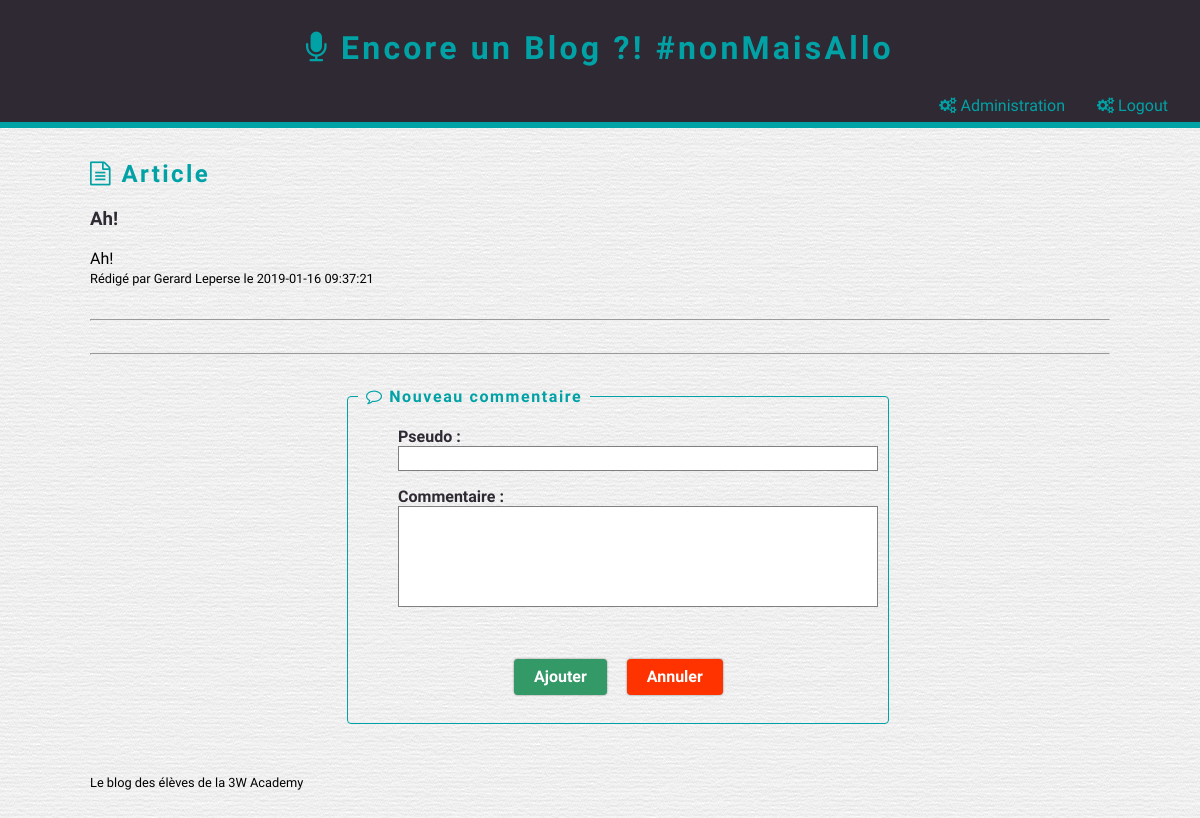
Screenshot of /show_post.php?id=9 (signed in) with the database file from the repository.
### tables this page shows
CREATE TABLE `Post` (
  `Id` int(11) NOT NULL,
  `Title` varchar(100) NOT NULL,
  `Contents` text NOT NULL,
  `CreationDate` datetime NOT NULL,
  `Author_Id` int(10) NOT NULL,
  `Category_Id` int(10) NOT NULL
);

CREATE TABLE `Author` (
  `Id` int(11) NOT NULL,
  `FirstName` varchar(100) NOT NULL,
  `LastName` varchar(100) NOT NULL
);

### show_post.php (called while the page is built, shortened)
<?php
include 'application/bdd_connection.php';
$query = $pdo->prepare(
	' SELECT
            Post.Id,
            Title,
            Contents,
            CreationDate,
            FirstName,
            LastName
        FROM
            Post
        INNER JOIN
            Author
        ON
            Post.Author_Id = Author.Id
        WHERE
            Post.Id = ?'
	);
$query->execute( [ $_GET['id'] ] );
$post = $query->fetch(PDO::FETCH_ASSOC);
include 'layout.phtml';
?>

### www/show_post.phtml (the view, shortened to what this page needs)
<h2><i class="fa fa-file-text-o"></i> Article</h2>
<section class="post">
    <h3><?= htmlspecialchars($post['Title']) ?></h3>
    <article><?= nl2br(htmlspecialchars($post['Contents'])) ?></article>
    <small>
        Rédigé par <?= htmlspecialchars($post['FirstName']) ?> <?= htmlspecialchars($post['LastName']) ?>
        le <?= htmlspecialchars($post['CreationDate']) ?>
    </small>
</section>
<hr>
<hr>
<?php if (array_key_exists('role', $_SESSION) == true ) { ?>
<form class="generic-form" action="add_comment.php" method="POST">
    <fieldset>
        <legend><i class="fa fa-comment-o"></i> Nouveau commentaire</legend>
        <ul>
            <li>
                <label for="nickName">Pseudo :</label>
                <input type="text" id="nickName" name="nickName">
            </li>
            <li>
                <label class="textarea" for="contents">Commentaire :</label>
                <textarea id="contents" name="contents" rows="5"></textarea>
            </li>
            <li>
                <button class="button button-primary" type="submit">Ajouter</button>
                <a class="button button-cancel" href="index.php">Annuler</a>
            </li>
        </ul>
    </fieldset>
</form>
<?php } ?>

### css/blog-main.css (style rules this page uses)
* { box-sizing: border-box; }
a { text-decoration: none; }
form { margin-top: 2em; }
form fieldset { border-radius: 4px; }
form fieldset legend { padding: 0 0.5em; }
hr { margin-bottom: 2em; margin-top: 2em; }

### css/blog-theme.css (style rules this page uses)
a { color: #01A2A6; transition: all 0.25s; }
body { background: url('../images/theme/paper.png') repeat; font-family: 'Dosis', sans-serif; }
h1, h2 { color: #01A2A6; letter-spacing: 0.1em; }
.post { list-style-type: none; }
.post h3 { color: #2F2933; }

### css/ui-button.css (style rules this page uses)
.button { display: inline-block; padding: 0.375em 1.25em; border: none; border-radius: 4px; box-shadow: 0 0 2px 0 rgba(0, 0, 0, 0.5); font-weight: bold; line-height: 1.5em; text-decoration: none; transition: background-color 0.25s, box-shadow 0.25s; }
.button + .button { margin-left: 1em; }
.button-cancel { background-color: #FF3300; color: white; }
.button-primary { background-color: #339966; color: white; }

### css/ui-form.css (style rules this page uses)
.generic-form { margin: 0 auto; width: 50%; }
.generic-form fieldset { border-color: #01A2A6; }
.generic-form fieldset legend { color: #01A2A6; font-weight: bold; letter-spacing: 0.1em; }
.generic-form input[type="password"], .generic-form input[type="text"], .generic-form select, .generic-form textarea { padding: 2px; border: 1px solid grey; transition: background-color 0.33s; }
.generic-form input[type="password"], .generic-form input[type="text"], .generic-form select, .generic-form textarea { width: 30em; }
.generic-form textarea { resize: none; }
.generic-form ul { list-style-type: none; }
.generic-form ul li { margin: 1em 0; }
.generic-form ul li:last-child { margin-left: 116px; margin-top: 3em; }
.generic-form ul li label { display: inline-block; color: #2F2933; font-weight: bold; }
.generic-form ul li label.textarea { vertical-align: top; }
.generic-form ul li label { width: 112px; }

### rows the page displays
post: Title "Ah!", Contents "Ah!", Author_Id.FirstName "Gerard", Author_Id.LastName "Leperse", CreationDate "2019-01-16 09:37:21"
